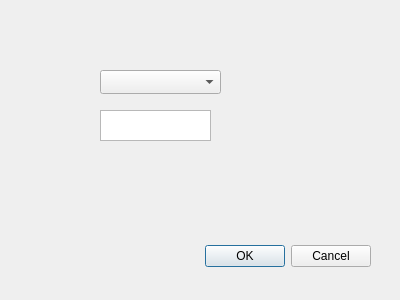
<?xml version="1.0" encoding="UTF-8"?>
<ui version="4.0">
 <class>Dialog</class>
 <widget class="QDialog" name="Dialog">
  <property name="geometry">
   <rect>
    <x>0</x>
    <y>0</y>
    <width>400</width>
    <height>300</height>
   </rect>
  </property>
  <property name="windowTitle">
   <string>Dialog</string>
  </property>
  <widget class="QDialogButtonBox" name="buttonBox">
   <property name="geometry">
    <rect>
     <x>30</x>
     <y>240</y>
     <width>341</width>
     <height>32</height>
    </rect>
   </property>
   <property name="orientation">
    <enum>Qt::Orientation::Horizontal</enum>
   </property>
   <property name="standardButtons">
    <set>QDialogButtonBox::StandardButton::Cancel|QDialogButtonBox::StandardButton::Ok</set>
   </property>
  </widget>
  <widget class="QComboBox" name="comboBox">
   <property name="geometry">
    <rect>
     <x>100</x>
     <y>70</y>
     <width>121</width>
     <height>24</height>
    </rect>
   </property>
   <property name="toolTip">
    <string>&lt;html&gt;&lt;head/&gt;&lt;body&gt;&lt;p&gt;qs&lt;/p&gt;&lt;/body&gt;&lt;/html&gt;</string>
   </property>
  </widget>
  <widget class="QTextEdit" name="textEdit">
   <property name="geometry">
    <rect>
     <x>100</x>
     <y>110</y>
     <width>111</width>
     <height>31</height>
    </rect>
   </property>
  </widget>
 </widget>
 <resources/>
 <connections>
  <connection>
   <sender>buttonBox</sender>
   <signal>accepted()</signal>
   <receiver>Dialog</receiver>
   <slot>accept()</slot>
   <hints>
    <hint type="sourcelabel">
     <x>248</x>
     <y>254</y>
    </hint>
    <hint type="destinationlabel">
     <x>157</x>
     <y>274</y>
    </hint>
   </hints>
  </connection>
  <connection>
   <sender>buttonBox</sender>
   <signal>rejected()</signal>
   <receiver>Dialog</receiver>
   <slot>reject()</slot>
   <hints>
    <hint type="sourcelabel">
     <x>316</x>
     <y>260</y>
    </hint>
    <hint type="destinationlabel">
     <x>286</x>
     <y>274</y>
    </hint>
   </hints>
  </connection>
 </connections>
</ui>
